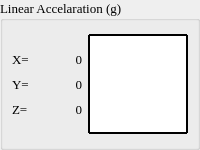
               <widget class="QGroupBox" name="LabelGPAcc">
                <property name="sizePolicy">
                 <sizepolicy hsizetype="Preferred" vsizetype="Maximum">
                  <horstretch>0</horstretch>
                  <verstretch>0</verstretch>
                 </sizepolicy>
                </property>
                <property name="minimumSize">
                 <size>
                  <width>0</width>
                  <height>150</height>
                 </size>
                </property>
                <property name="font">
                 <font>
                  <family>Times New Roman</family>
                  <pointsize>10</pointsize>
                 </font>
                </property>
                <property name="styleSheet">
                 <string notr="true"/>
                </property>
                <property name="title">
                 <string>Linear Accelaration (g)</string>
                </property>
                <property name="flat">
                 <bool>true</bool>
                </property>
                <layout class="QHBoxLayout" name="horizontalLayout_4">
                 <property name="spacing">
                  <number>3</number>
                 </property>
                 <property name="leftMargin">
                  <number>9</number>
                 </property>
                 <property name="topMargin">
                  <number>9</number>
                 </property>
                 <property name="rightMargin">
                  <number>9</number>
                 </property>
                 <property name="bottomMargin">
                  <number>9</number>
                 </property>
                 <item>
                  <layout class="QFormLayout" name="formLayout">
                   <property name="formAlignment">
                    <set>Qt::AlignLeading|Qt::AlignLeft|Qt::AlignVCenter</set>
                   </property>
                   <property name="horizontalSpacing">
                    <number>0</number>
                   </property>
                   <property name="verticalSpacing">
                    <number>10</number>
                   </property>
                   <item row="0" column="0">
                    <widget class="QLabel" name="label">
                     <property name="sizePolicy">
                      <sizepolicy hsizetype="Preferred" vsizetype="Preferred">
                       <horstretch>0</horstretch>
                       <verstretch>0</verstretch>
                      </sizepolicy>
                     </property>
                     <property name="text">
                      <string>X= </string>
                     </property>
                    </widget>
                   </item>
                   <item row="0" column="1">
                    <widget class="QLabel" name="LabelAccX">
                     <property name="minimumSize">
                      <size>
                       <width>50</width>
                       <height>0</height>
                      </size>
                     </property>
                     <property name="maximumSize">
                      <size>
                       <width>50</width>
                       <height>16777215</height>
                      </size>
                     </property>
                     <property name="text">
                      <string>0</string>
                     </property>
                     <property name="alignment">
                      <set>Qt::AlignRight|Qt::AlignTrailing|Qt::AlignVCenter</set>
                     </property>
                    </widget>
                   </item>
                   <item row="1" column="0">
                    <widget class="QLabel" name="label_3">
                     <property name="text">
                      <string>Y= </string>
                     </property>
                    </widget>
                   </item>
                   <item row="1" column="1">
                    <widget class="QLabel" name="LabelAccY">
                     <property name="minimumSize">
                      <size>
                       <width>50</width>
                       <height>0</height>
                      </size>
                     </property>
                     <property name="maximumSize">
                      <size>
                       <width>50</width>
                       <height>16777215</height>
                      </size>
                     </property>
                     <property name="text">
                      <string>0</string>
                     </property>
                     <property name="alignment">
                      <set>Qt::AlignRight|Qt::AlignTrailing|Qt::AlignVCenter</set>
                     </property>
                    </widget>
                   </item>
                   <item row="2" column="0">
                    <widget class="QLabel" name="label_2">
                     <property name="sizePolicy">
                      <sizepolicy hsizetype="Maximum" vsizetype="Preferred">
                       <horstretch>0</horstretch>
                       <verstretch>0</verstretch>
                      </sizepolicy>
                     </property>
                     <property name="text">
                      <string>Z= </string>
                     </property>
                    </widget>
                   </item>
                   <item row="2" column="1">
                    <widget class="QLabel" name="LabelAccZ">
                     <property name="minimumSize">
                      <size>
                       <width>50</width>
                       <height>0</height>
                      </size>
                     </property>
                     <property name="maximumSize">
                      <size>
                       <width>50</width>
                       <height>16777215</height>
                      </size>
                     </property>
                     <property name="text">
                      <string>0</string>
                     </property>
                     <property name="alignment">
                      <set>Qt::AlignRight|Qt::AlignTrailing|Qt::AlignVCenter</set>
                     </property>
                    </widget>
                   </item>
                  </layout>
                 </item>
                 <item>
                  <widget class="QPushButton" name="BTNChartAcc">
                   <property name="sizePolicy">
                    <sizepolicy hsizetype="Fixed" vsizetype="Fixed">
                     <horstretch>0</horstretch>
                     <verstretch>0</verstretch>
                    </sizepolicy>
                   </property>
                   <property name="minimumSize">
                    <size>
                     <width>100</width>
                     <height>100</height>
                    </size>
                   </property>
                   <property name="autoFillBackground">
                    <bool>false</bool>
                   </property>
                   <property name="styleSheet">
                    <string notr="true">QPushButton {
font-size:20px;
background-color: white; 
color: #1f1f1f; 
border-width: 2px;
border-style: solid;
border-color: black;
border-radius:1px;
}
QPushButton:hover:!pressed{
background-color: gray;
color: white;
}
QPushButton:pressed{
background-color: white;
color: black;
}
QPushButton:!enabled {
background-color:white;
color: black;
}</string>
                   </property>
                   <property name="icon">
                    <iconset resource="resources.qrc">
                     <normaloff>:/images/line-chart.png</normaloff>:/images/line-chart.png</iconset>
                   </property>
                   <property name="iconSize">
                    <size>
                     <width>80</width>
                     <height>80</height>
                    </size>
                   </property>
                  </widget>
                 </item>
                </layout>
               </widget>
